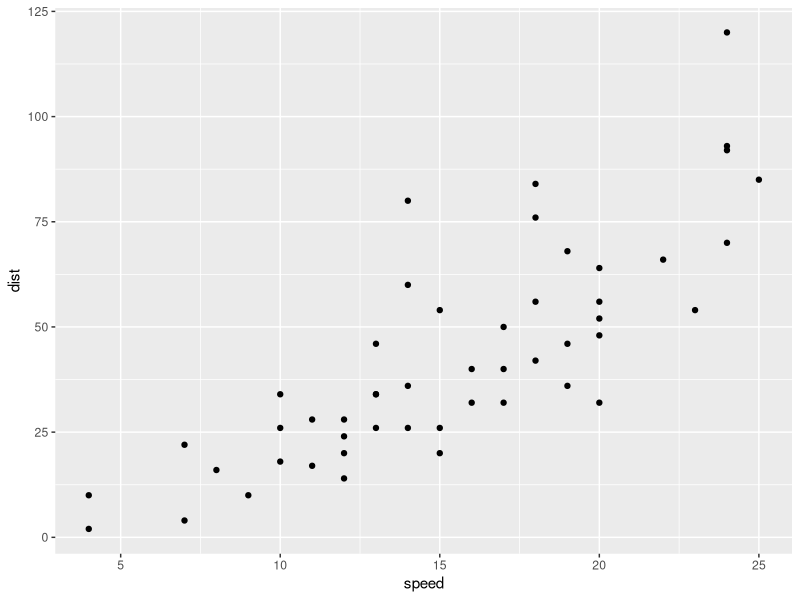
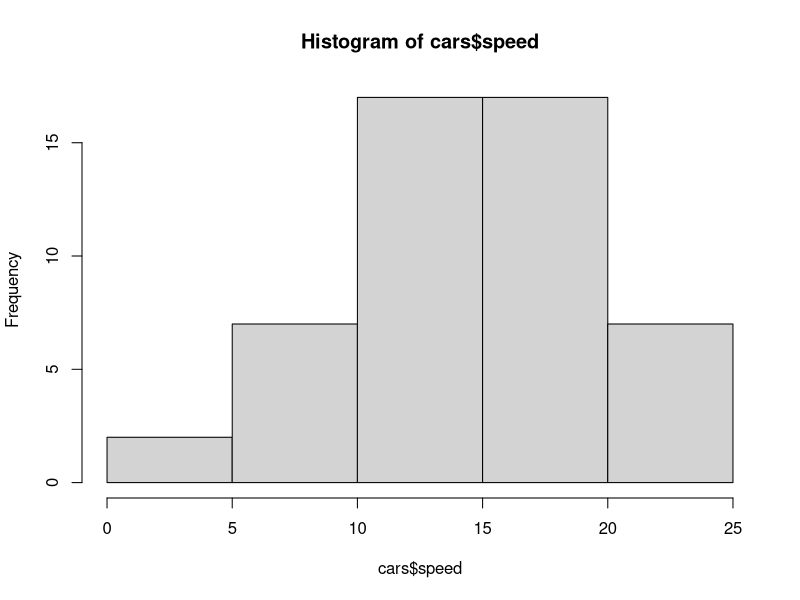

Here is the R script that generated these plots, in order:
## ---- chunk 1
knitr::opts_chunk$set(echo = TRUE)
## ---- chunk 2
summary(cars)
## ---- chunk 3
library(ggplot2)
ggplot(cars, aes(speed, dist)) +
  geom_point()

## ---- chunk 4
hist(cars$speed)
